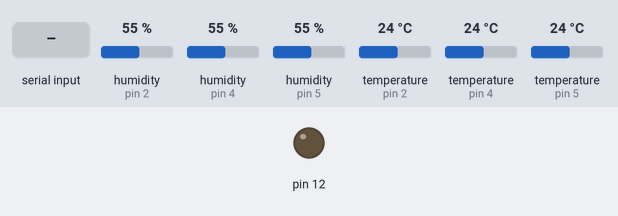
A sketch run on a simulated Teensy 3. Parts: output pins drawn as LEDs (lit = HIGH). Wiring (inferred from the names in the program): 3 × DHT11 sensor: data pin 2 / data pin 4 / data pin 5. Dashed ring = blinking. The inputs (shaded band) are chosen by the test bench; at power-on: humidity (sensors on pin 2, pin 4, pin 5) 55 %, temperature (sensors on pin 2, pin 4, pin 5) 24 °C. The modem is registered and sends nothing unless stated; what the sketch prints to the serial monitor is not drawn.

Above: at 1.7 s.
1.8 s: "90:45:200\n" received over Serial
At 8.5 s:
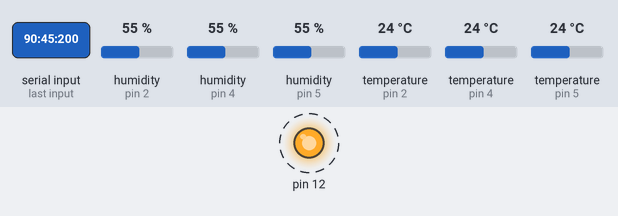
Timing chart, 0 to 11.9 s (numbered marks = the images above; inputs shaded):
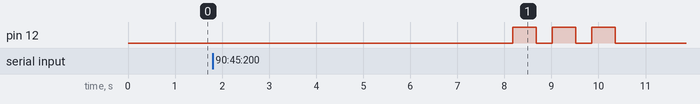

The sketch:

Main.ino
```cpp
#include "DHT.h"
#include "IRremote.h"
IRsend irsend;

#define INTERVAL_MESSAGE1 1000
#define INTERVAL_MESSAGE2 2000

unsigned long up1 = 0x4FFF00F;                   // <-------- Repalace this to First AC up key HEX
unsigned long down1 = 0x4FF50AF;                 // <-------- Repalace this to First AC down key HEX

unsigned long up2 = 0x4FFF00F;                   // <-------- Repalace this to Second AC up key HEX
unsigned long down2 = 0x4FF50AF;                 // <-------- Repalace this to Second AC down key HEX

unsigned long up3 = 0x4FFF00F;                   // <-------- Repalace this to Third AC up key HEX
unsigned long down3 = 0x4FF50AF;                 // <-------- Repalace this to Third AC down key HEX

unsigned long time_1 = 0;
unsigned long time_2 = 0;

#define DHTPIN1 2
#define DHTPIN2 4
#define DHTPIN3 5
#define DHTTYPE DHT22

DHT dht1(DHTPIN1, DHTTYPE);
DHT dht2(DHTPIN2, DHTTYPE);
DHT dht3(DHTPIN3, DHTTYPE);

#include <Sim800L.h>
#include <SoftwareSerial.h>

#define RX  10
#define TX  11

Sim800L GSM(RX, TX);

char* text;
char* number;
bool error; 					//to catch the response of sendSms

int setPoint = 35;

void setup() {
 Serial.begin(9600);
 GSM.begin(9600);
 number="+94704486677";
 Serial.setTimeout(10);
 dht1.begin();
 dht2.begin();
 dht3.begin();

 pinMode(12, OUTPUT);
}

void loop() {

 if(millis() >= time_1 + INTERVAL_MESSAGE1){
    time_1 +=INTERVAL_MESSAGE1;

    float h1 = dht1.readHumidity();
    float t1 = dht1.readTemperature();

    float h2 = dht2.readHumidity();
    float t2 = dht2.readTemperature();

    float h3 = dht3.readHumidity();
    float t3 = dht3.readTemperature();

    Serial.print(F("{\"temperature1\": "));
    Serial.print(t1);
    Serial.print(F(", \"moisture1\": "));
    Serial.print(h1);
    Serial.print(F(", \"temperature2\": "));
    Serial.print(t2);
    Serial.print(F(", \"moisture2\": "));
    Serial.print(h2);
    Serial.print(F(", \"temperature3\": "));
    Serial.print(t3);
    Serial.print(F(", \"moisture3\": "));
    Serial.print(h3);
    Serial.println(F("}"));

    if(t1 > setPoint || t2 > setPoint || t3 > setPoint){

     if (t1 > setPoint){
      error=GSM.sendSms(number,"Server 01 temperature too high");
     }
     if (t2 > setPoint){
      error=GSM.sendSms(number,"Server 02 temperature too high");
     }
     if (t3 > setPoint){
      error=GSM.sendSms(number,"Server 03 temperature too high");
     }

    }
}

if(millis() >= time_2 + INTERVAL_MESSAGE2){
    time_2 +=INTERVAL_MESSAGE2;

    if (Serial.available() > 0) {
      String vst  = Serial.readStringUntil('\n');
      char *buf = vst.c_str();

      char *setpoint1 = strtok(buf, ":");
      char *setpoint2 = strtok(NULL, ":");
      char *setpoint3 = strtok(NULL, ":");

      if (setpoint3 != NULL) { // Will only be true if we have two colons
        float sp1 = atof(setpoint1);
        float sp2 = atof(setpoint2);
        float sp3 = atof(setpoint3);

//        Serial.print("sp1 ");
//        Serial.print(sp1);
//        Serial.print(" sp2 ");
//        Serial.print(sp2);
//        Serial.print(" sp3 ");
//        Serial.println(sp3);

        int period = 1000;
        unsigned long time_now1 = 0;
        unsigned long time_now2 = 0;
        unsigned long time_now3 = 0;

        if(millis() >= time_now1 + period){
            time_now1 += period;

            float t1 = dht1.readTemperature();
            float err1 = sp1 - t1;
//            Serial.println(err1);

            if (err1 > -0.3 && err1 < 0.3){
              digitalWrite(12,HIGH);
              delay(500);
              digitalWrite(12,LOW);
            }
            if (err1 > 0.3){
              irsend.sendNEC(down1, 32);
              digitalWrite(12,HIGH);
              delay(500);
              digitalWrite(12,LOW);
            }
            if (err1 < -0.3){
              irsend.sendNEC(up1, 32);
              digitalWrite(12,HIGH);
              delay(500);
              digitalWrite(12,LOW);
            }
        }

        if(millis() >= time_now2 + period){
            time_now2 += period;

            float t2 = dht2.readTemperature();
            float err2 = sp2 - t2;
//            Serial.println(err2);

            if (err2 > -0.3 && err2 < 0.3){
              digitalWrite(12,HIGH);
              delay(500);
              digitalWrite(12,LOW);
            }
            if (err2 > 0.3){
              irsend.sendNEC(down2, 32);
              digitalWrite(12,HIGH);
              delay(500);
              digitalWrite(12,LOW);
            }
            if (err2 < -0.3){
              irsend.sendNEC(up2, 32);
              digitalWrite(12,HIGH);
              delay(500);
              digitalWrite(12,LOW);
            }
        }

        if(millis() >= time_now3 + period){
            time_now3 += period;

            float t3 = dht3.readTemperature();
            float err3 = sp3 - t3;
//            Serial.println(err3);

            if (err3 > -0.3 && err3 < 0.3){
              digitalWrite(12,HIGH);
              delay(500);
              digitalWrite(12,LOW);
            }
            if (err3 > 0.3){
              irsend.sendNEC(down3, 32);
              digitalWrite(12,HIGH);
              delay(500);
              digitalWrite(12,LOW);
            }
            if (err3 < -0.3){
              irsend.sendNEC(up3, 32);
              digitalWrite(12,HIGH);
              delay(500);
              digitalWrite(12,LOW);
            }
        }

      } else {
//        Serial.println("Invalid data format");
      }

    }
 }
}
```

DHT.cpp
```cpp
// (licence header left out)
#include "DHT.h"

DHT::DHT(uint8_t pin, uint8_t type, uint8_t count) {
  _pin = pin;
  _type = type;
  _count = count;
  firstreading = true;
}

void DHT::begin(void) {
  // set up the pins!
  pinMode(_pin, INPUT);
  digitalWrite(_pin, HIGH);
  _lastreadtime = 0;
}

//boolean S == Scale.  True == Farenheit; False == Celcius
float DHT::readTemperature(bool S) {
  float f;

  if (read()) {
    switch (_type) {
    case DHT11:
      f = data[2];
      if(S)
      	f = convertCtoF(f);

      return f;
    case DHT22:
    case DHT21:
      f = data[2] & 0x7F;
      f *= 256;
      f += data[3];
      f /= 10;
      if (data[2] & 0x80)
	f *= -1;
      if(S)
	f = convertCtoF(f);

      return f;
    }
  }
  return NAN;
}

float DHT::convertCtoF(float c) {
	return c * 9 / 5 + 32;
}

float DHT::convertFtoC(float f) {
  return (f - 32) * 5 / 9;
}

float DHT::readHumidity(void) {
  float f;
  if (read()) {
    switch (_type) {
    case DHT11:
      f = data[0];
      return f;
    case DHT22:
    case DHT21:
      f = data[0];
      f *= 256;
      f += data[1];
      f /= 10;
      return f;
    }
  }
  return NAN;
}

float DHT::computeHeatIndex(float tempFahrenheit, float percentHumidity) {
  // Adapted from equation at: https://github.com/adafruit/DHT-sensor-library/issues/9 and
  // Wikipedia: http://en.wikipedia.org/wiki/Heat_index
  return -42.379 +
           2.04901523 * tempFahrenheit +
          10.14333127 * percentHumidity +
          -0.22475541 * tempFahrenheit*percentHumidity +
          -0.00683783 * pow(tempFahrenheit, 2) +
          -0.05481717 * pow(percentHumidity, 2) +
           0.00122874 * pow(tempFahrenheit, 2) * percentHumidity +
           0.00085282 * tempFahrenheit*pow(percentHumidity, 2) +
          -0.00000199 * pow(tempFahrenheit, 2) * pow(percentHumidity, 2);
}


boolean DHT::read(void) {
  uint8_t laststate = HIGH;
  uint8_t counter = 0;
  uint8_t j = 0, i;
  unsigned long currenttime;

  // Check if sensor was read less than two seconds ago and return early
  // to use last reading.
  currenttime = millis();
  if (currenttime < _lastreadtime) {
    // ie there was a rollover
    _lastreadtime = 0;
  }
  if (!firstreading && ((currenttime - _lastreadtime) < 2000)) {
    return true; // return last correct measurement
    //delay(2000 - (currenttime - _lastreadtime));
  }
  firstreading = false;
  /*
    Serial.print("Currtime: "); Serial.print(currenttime);
    Serial.print(" Lasttime: "); Serial.print(_lastreadtime);
  */
  _lastreadtime = millis();

  data[0] = data[1] = data[2] = data[3] = data[4] = 0;

  // pull the pin high and wait 250 milliseconds
  digitalWrite(_pin, HIGH);
  delay(250);

  // now pull it low for ~20 milliseconds
  pinMode(_pin, OUTPUT);
  digitalWrite(_pin, LOW);
  delay(20);
  noInterrupts();
  digitalWrite(_pin, HIGH);
  delayMicroseconds(40);
  pinMode(_pin, INPUT);

  // read in timings
  for ( i=0; i< MAXTIMINGS; i++) {
    counter = 0;
    while (digitalRead(_pin) == laststate) {
      counter++;
      delayMicroseconds(1);
      if (counter == 255) {
        break;
      }
    }
    laststate = digitalRead(_pin);

    if (counter == 255) break;

    // ignore first 3 transitions
    if ((i >= 4) && (i%2 == 0)) {
      // shove each bit into the storage bytes
      data[j/8] <<= 1;
      if (counter > _count)
        data[j/8] |= 1;
      j++;
    }

  }

  interrupts();

  /*
  Serial.println(j, DEC);
  Serial.print(data[0], HEX); Serial.print(", ");
  Serial.print(data[1], HEX); Serial.print(", ");
  Serial.print(data[2], HEX); Serial.print(", ");
  Serial.print(data[3], HEX); Serial.print(", ");
  Serial.print(data[4], HEX); Serial.print(" =? ");
  Serial.println(data[0] + data[1] + data[2] + data[3], HEX);
  */

  // check we read 40 bits and that the checksum matches
  if ((j >= 40) &&
      (data[4] == ((data[0] + data[1] + data[2] + data[3]) & 0xFF)) ) {
    return true;
  }


  return false;

}
```

DHT.h
```cpp
#ifndef DHT_H
#define DHT_H
#if ARDUINO >= 100
 #include "Arduino.h"
#else
 #include "WProgram.h"
#endif

/* DHT library

MIT license
written by Adafruit Industries
*/

// how many timing transitions we need to keep track of. 2 * number bits + extra
#define MAXTIMINGS 85

#define DHT11 11
#define DHT22 22
#define DHT21 21
#define AM2301 21

class DHT {
 private:
  uint8_t data[6];
  uint8_t _pin, _type, _count;
  unsigned long _lastreadtime;
  boolean firstreading;

 public:
  DHT(uint8_t pin, uint8_t type, uint8_t count=6);
  void begin(void);
  float readTemperature(bool S=false);
  float convertCtoF(float);
  float convertFtoC(float);
  float computeHeatIndex(float tempFahrenheit, float percentHumidity);
  float readHumidity(void);
  boolean read(void);

};
#endif
```

esp32.cpp
```cpp
#ifdef ESP32

// This file contains functions specific to the ESP32.

#include "IRremote.h"

// "Idiot check"
#ifdef USE_DEFAULT_ENABLE_IR_IN
#error Must undef USE_DEFAULT_ENABLE_IR_IN
#endif

hw_timer_t *timer;
IRAM_ATTR void IRTimer(); // defined in IRremote.cpp, masqueraded as ISR(TIMER_INTR_NAME)

//+=============================================================================
// initialization
//
void IRrecv::enableIRIn() {
// Interrupt Service Routine - Fires every 50uS
    // ESP32 has a proper API to setup timers, no weird chip macros needed
    // simply call the readable API versions :)
    // 3 timers, choose #1, 80 divider nanosecond precision, 1 to count up
    timer = timerBegin(1, 80, 1);
    timerAttachInterrupt(timer, &IRTimer, 1);
    // every 50ns, autoreload = true
    timerAlarmWrite(timer, 50, true);
    timerAlarmEnable(timer);

    // Initialize state machine variables
    irparams.rcvstate = IR_REC_STATE_IDLE;
    irparams.rawlen = 0;

    // Set pin modes
    pinMode(irparams.recvpin, INPUT);
}

void IRrecv::disableIRIn() {
    timerEnd(timer);
    timerDetachInterrupt(timer);
}

void IRsend::enableIROut(int khz) {
    ledcSetup(LED_CHANNEL, khz * 1000, 8);  // 8 bit PWM resolution
    ledcAttachPin(IR_SEND_PIN, LED_CHANNEL); // bind pin to channel
}

#endif // ESP32
```

ir_Denon.cpp
```cpp
#include "IRremote.h"

// Reverse Engineered by looking at RAW dumps generated by IRremote

// I have since discovered that Denon publish all their IR codes:
//  https://www.google.co.uk/search?q=DENON+MASTER+IR+Hex+Command+Sheet
//  -> http://assets.denon.com/documentmaster/us/denon%20master%20ir%20hex.xls

// Having looked at the official Denon Pronto sheet and reverse engineered
// the timing values from it, it is obvious that Denon have a range of
// different timings and protocols ...the values here work for my AVR-3801 Amp!

//==============================================================================
//                    DDDD   EEEEE  N   N   OOO   N   N
//                     D  D  E      NN  N  O   O  NN  N
//                     D  D  EEE    N N N  O   O  N N N
//                     D  D  E      N  NN  O   O  N  NN
//                    DDDD   EEEEE  N   N   OOO   N   N
//==============================================================================

#define DENON_BITS            14  // The number of bits in the command

#define DENON_HEADER_MARK    300  // The length of the Header:Mark
#define DENON_HEADER_SPACE   750  // The lenght of the Header:Space

#define DENON_BIT_MARK       300  // The length of a Bit:Mark
#define DENON_ONE_SPACE     1800  // The length of a Bit:Space for 1's
#define DENON_ZERO_SPACE     750  // The length of a Bit:Space for 0's

//+=============================================================================
//
#if SEND_DENON
void IRsend::sendDenon(unsigned long data, int nbits) {
    // Set IR carrier frequency
    enableIROut(38);

    // Header
    mark(DENON_HEADER_MARK);
    space(DENON_HEADER_SPACE);

    // Data
    sendPulseDistanceWidthData(DENON_BIT_MARK, DENON_ONE_SPACE, DENON_BIT_MARK, DENON_ZERO_SPACE, data, nbits);

// Footer
    mark(DENON_BIT_MARK);
    space(0);  // Always end with the LED off
}
#endif

//+=============================================================================
//
#if DECODE_DENON
bool IRrecv::decodeDenon() {
    int offset = 1;  // Skip the gap reading

    // Check we have the right amount of data
    if (irparams.rawlen != 1 + 2 + (2 * DENON_BITS) + 1) {
        return false;
    }

    // Check initial Mark+Space match
    if (!MATCH_MARK(results.rawbuf[offset], DENON_HEADER_MARK)) {
        return false;
    }
    offset++;

    if (!MATCH_SPACE(results.rawbuf[offset], DENON_HEADER_SPACE)) {
        return false;
    }
    offset++;

    // Read the bits in
    if (!decodePulseDistanceData(DENON_BITS, offset, DENON_BIT_MARK, DENON_ONE_SPACE, DENON_ZERO_SPACE)) {
        return false;
    }

    // Success
    results.bits = DENON_BITS;
    results.decode_type = DENON;
    return true;
}

bool IRrecv::decodeDenon(decode_results *aResults) {
    bool aReturnValue = decodeDenon();
    *aResults = results;
    return aReturnValue;
}
#endif
```

ir_Dish.cpp
```cpp
#include "IRremote.h"

//==============================================================================
//                       DDDD   IIIII   SSSS  H   H
//                        D  D    I    S      H   H
//                        D  D    I     SSS   HHHHH
//                        D  D    I        S  H   H
//                       DDDD   IIIII  SSSS   H   H
//==============================================================================

// Sharp and DISH support by Todd Treece ( http://unionbridge.org/design/ircommand )
//
// The send function needs to be repeated 4 times
//
// Only send the last for characters of the hex.
// I.E.  Use 0x1C10 instead of 0x0000000000001C10 as listed in the LIRC file.
//
// Here is the LIRC file I found that seems to match the remote codes from the
// oscilloscope:
//   DISH NETWORK (echostar 301):
//   http://lirc.sourceforge.net/remotes/echostar/301_501_3100_5100_58xx_59xx

#define DISH_BITS             16
#define DISH_HEADER_MARK     400
#define DISH_HEADER_SPACE   6100
#define DISH_BIT_MARK        400
#define DISH_ONE_SPACE      1700
#define DISH_ZERO_SPACE     2800
#define DISH_REPEAT_SPACE   6200

//+=============================================================================
#if SEND_DISH
void IRsend::sendDISH(unsigned long data, int nbits) {
    // Set IR carrier frequency
    enableIROut(56);

    mark(DISH_HEADER_MARK);
    space(DISH_HEADER_SPACE);

    sendPulseDistanceWidthData(DISH_BIT_MARK, DISH_ONE_SPACE, DISH_BIT_MARK, DISH_ZERO_SPACE, data, nbits);
//    for (unsigned long mask = 1UL << (nbits - 1); mask; mask >>= 1) {
//        if (data & mask) {
//            mark(DISH_BIT_MARK);
//            space(DISH_ONE_SPACE);
//        } else {
//            mark(DISH_BIT_MARK);
//            space(DISH_ZERO_SPACE);
//        }
//    }

    mark(DISH_HEADER_MARK); //added 26th March 2016, by AnalysIR ( https://www.AnalysIR.com )
    space(0);  // Always end with the LED off
}
#endif
```

Source omitted: irSend.cpp (8832 bytes), ir_BoseWave.cpp (7773 bytes), ir_JVC.cpp (3166 bytes), ir_LG.cpp (2156 bytes), ir_Lego_PF.cpp (3722 bytes), _Lego_PF_BitStreamEncoder.h (3813 bytes), ir_MagiQuest.cpp (4336 bytes), ir_NEC.cpp (6457 bytes), ir_Panasonic.cpp (2767 bytes), ir_RC5_RC6.cpp (8962 bytes), ir_Samsung.cpp (2565 bytes), ir_Sanyo.cpp (3123 bytes) and 7 more

Measured:
- after the input at 1.8 s, pin 12: alternates HIGH for 0.50 s and LOW for 0.34 s, 6 changes in all, then stays LOW, starting after 6.4 s
